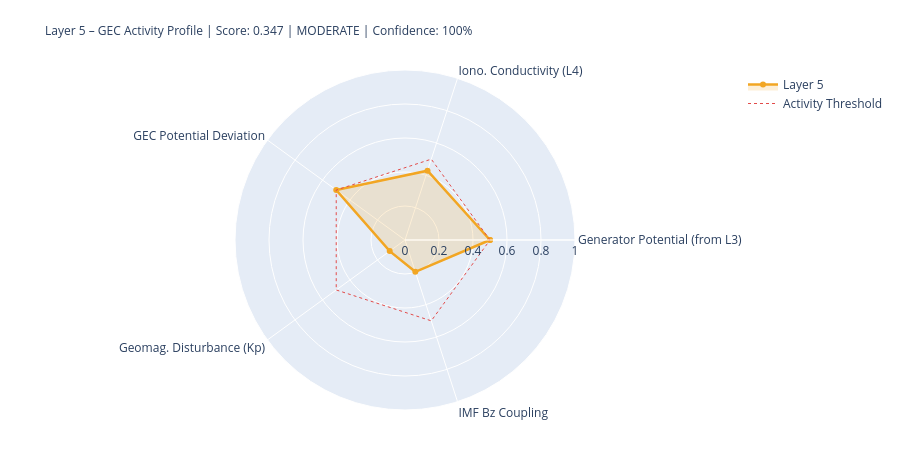

Notebook code for this chart:
### Markdown cell above
---
## 5. State Assessment & Handoff to Layer 6

### Code cell
# ============================================================
# LAYER-5-SCORE
# ============================================================

# Components
# 1) Generator activity (Layer-3-driven)
gen_score = norm(generator_strength, 0.3, 2.0)
gen_src   = 'from_layer3' if l3_thunder_score is not None else 'estimated'

# 2) Ionospheric conductivity (Layer-4-driven)
iono_score = norm(iono_cond_factor, 0.7, 1.4)
iono_src   = 'from_layer4' if l4_ioniz is not None else 'estimated'

# 3) GEC potential deviation from reference
pot_score = norm(abs(delta_V_pct), 0, 30)  # 0 = at reference, 1 = 30% deviation
pot_src   = 'derived'

# 4) Geomagnetic disturbance (Kp) – modulates vertical currents
kp_score = norm(kp_val, 0, 9)
kp_src   = 'primary' if kp_now is not None else 'from_layer4'

# 5) IMF Bz coupling (southward = stronger M-I coupling → GEC influence)
bz_score = norm(-(bz_now or 0), -5, 30) if bz_now is not None else None
bz_src   = 'primary' if bz_now is not None else 'missing'

COMPONENTS = {
    'Generator Potential (from L3)':  {'score': gen_score,   'source': 'derived_from_layer3', 'dynamic': True},
    'Iono. Conductivity (L4)':      {'score': iono_score,  'source': iono_src, 'dynamic': True},
    'GEC Potential Deviation':      {'score': pot_score,   'source': pot_src,  'dynamic': True},
    'Geomag. Disturbance (Kp)':         {'score': kp_score,    'source': kp_src,   'dynamic': True},
    'IMF Bz Coupling':               {'score': bz_score,    'source': bz_src,   'dynamic': True},
}

available   = {k: v['score'] for k, v in COMPONENTS.items() if v['score'] is not None}
unavailable = [k for k, v in COMPONENTS.items() if v['score'] is None]
layer5_score = round(sum(available.values()) / len(available), 4) if available else None
confidence   = round(len(available) / len(COMPONENTS), 2)
level = ('unknown' if layer5_score is None
         else 'quiet'   if layer5_score < 0.3
         else 'moderate' if layer5_score < 0.6
         else 'active')
dominant_l5 = max(available, key=available.get) if available else 'none'

# Kp consistency: separate 1-min raw value from score value
kp_1m_raw   = kp_now          # directly from API (can be 0.0 during live measurement)
kp_for_score = kp_val          # from Layer-0 context or estimated value if needed
kp_score_src = kp_src

W = 68
print('=' * W)
print('LAYER 5 – GLOBAL ELECTRIC CIRCUIT – STATE ASSESSMENT')
print('=' * W)
for name, comp in COMPONENTS.items():
    s = comp['score']
    if s is not None:
        bar = '█' * int(s*20) + '░' * (20-int(s*20))
        print(f'  {name:<34} {bar}  {s:.3f}  [{comp["source"]}]')
    else:
        print(f'  {name:<34} {"─"*20}  n/a   [missing]')
print('-' * W)
print(f'  Score:         {layer5_score:.3f}  ({len(available)}/{len(COMPONENTS)} components)')
print(f'  Confidence:    {confidence:.0%}')
print(f'  Level:         {level.upper()}')
print(f'  Dominant:      {dominant_l5}')
print(f'  V_iono:        {V_iono_mod:.1f} kV  (Δ {delta_V_pct:+.1f}% vs. Ref)')
print(f'  I_total:       {I_total_mod:.1f} A   (Δ {delta_I_pct:+.1f}% vs. Ref)')
print('=' * W)

# Radar
cats   = list(available.keys())
vals_r = list(available.values())
if len(cats) >= 3:
    fig = go.Figure()
    fig.add_trace(go.Scatterpolar(
        r=vals_r + [vals_r[0]], theta=cats + [cats[0]],
        fill='toself', fillcolor='rgba(242,166,35,0.18)',
        line=dict(color='#F2A623', width=2.5), name='Layer 5'
    ))
    fig.add_trace(go.Scatterpolar(
        r=[0.5]*(len(cats)+1), theta=cats+[cats[0]],
        line=dict(color='#E24B4A', dash='dot', width=1),
        mode='lines', name='Activity Threshold'
    ))
    fig.update_layout(
        title=dict(
            text=f'Layer 5 – GEC Activity Profile | Score: {layer5_score:.3f} | {level.upper()} | Confidence: {confidence:.0%}',
            font=dict(size=12)
        ),
        polar=dict(radialaxis=dict(visible=True, range=[0,1])),
        height=450, showlegend=True,
        margin=dict(l=80, r=80, t=70, b=40)
    )
    fig.show()

### Figure 1 — Plotly figure (JSON) as saved in the notebook; plotly's stock layout.template omitted (floating-point values rounded to 4 significant figures)
{"data": [{"fill": "toself", "fillcolor": "rgba(242,166,35,0.18)", "line": {"color": "#F2A623", "width": 2.5}, "name": "Layer 5", "r": [0.5, 0.4287, 0.5, 0.1111, 0.1969, 0.5], "theta": ["Generator Potential (from L3)", "Iono. Conductivity (L4)", "GEC Potential Deviation", "Geomag. Disturbance (Kp)", "IMF Bz Coupling", "Generator Potential (from L3)"], "type": "scatterpolar"}, {"line": {"color": "#E24B4A", "dash": "dot", "width": 1}, "mode": "lines", "name": "Activity Threshold", "r": [0.5, 0.5, 0.5, 0.5, 0.5, 0.5], "theta": ["Generator Potential (from L3)", "Iono. Conductivity (L4)", "GEC Potential Deviation", "Geomag. Disturbance (Kp)", "IMF Bz Coupling", "Generator Potential (from L3)"], "type": "scatterpolar"}], "layout": {"height": 450, "margin": {"b": 40, "l": 80, "r": 80, "t": 70}, "polar": {"radialaxis": {"range": [0, 1], "visible": true}}, "showlegend": true, "title": {"font": {"size": 12}, "text": "Layer 5 – GEC Activity Profile | Score: 0.347 | MODERATE | Confidence: 100%"}}}
